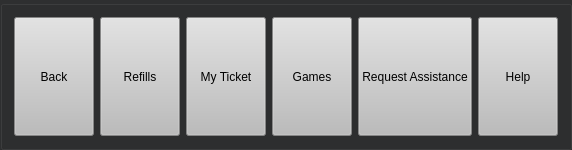
     <widget class="QGroupBox" name="groupBox">
      <property name="sizePolicy">
       <sizepolicy hsizetype="Minimum" vsizetype="Fixed">
        <horstretch>0</horstretch>
        <verstretch>0</verstretch>
       </sizepolicy>
      </property>
      <property name="minimumSize">
       <size>
        <width>0</width>
        <height>150</height>
       </size>
      </property>
      <property name="autoFillBackground">
       <bool>false</bool>
      </property>
      <property name="styleSheet">
       <string notr="true">background-color: rgb(46, 47, 48);</string>
      </property>
      <layout class="QHBoxLayout" name="horizontalLayout_2">
       <item>
        <widget class="QPushButton" name="backButton">
         <property name="sizePolicy">
          <sizepolicy hsizetype="Minimum" vsizetype="Preferred">
           <horstretch>0</horstretch>
           <verstretch>0</verstretch>
          </sizepolicy>
         </property>
         <property name="palette">
          <palette>
           <active>
            <colorrole role="Button">
             <brush brushstyle="SolidPattern">
              <color alpha="255">
               <red>188</red>
               <green>188</green>
               <blue>188</blue>
              </color>
             </brush>
            </colorrole>
            <colorrole role="Base">
             <brush brushstyle="SolidPattern">
              <color alpha="255">
               <red>188</red>
               <green>188</green>
               <blue>188</blue>
              </color>
             </brush>
            </colorrole>
            <colorrole role="Window">
             <brush brushstyle="SolidPattern">
              <color alpha="255">
               <red>188</red>
               <green>188</green>
               <blue>188</blue>
              </color>
             </brush>
            </colorrole>
           </active>
           <inactive>
            <colorrole role="Button">
             <brush brushstyle="SolidPattern">
              <color alpha="255">
               <red>188</red>
               <green>188</green>
               <blue>188</blue>
              </color>
             </brush>
            </colorrole>
            <colorrole role="Base">
             <brush brushstyle="SolidPattern">
              <color alpha="255">
               <red>188</red>
               <green>188</green>
               <blue>188</blue>
              </color>
             </brush>
            </colorrole>
            <colorrole role="Window">
             <brush brushstyle="SolidPattern">
              <color alpha="255">
               <red>188</red>
               <green>188</green>
               <blue>188</blue>
              </color>
             </brush>
            </colorrole>
           </inactive>
           <disabled>
            <colorrole role="Button">
             <brush brushstyle="SolidPattern">
              <color alpha="255">
               <red>188</red>
               <green>188</green>
               <blue>188</blue>
              </color>
             </brush>
            </colorrole>
            <colorrole role="Base">
             <brush brushstyle="SolidPattern">
              <color alpha="255">
               <red>188</red>
               <green>188</green>
               <blue>188</blue>
              </color>
             </brush>
            </colorrole>
            <colorrole role="Window">
             <brush brushstyle="SolidPattern">
              <color alpha="255">
               <red>188</red>
               <green>188</green>
               <blue>188</blue>
              </color>
             </brush>
            </colorrole>
           </disabled>
          </palette>
         </property>
         <property name="styleSheet">
          <string notr="true">background-color: rgb(188, 188, 188);
font: 57 20pt &quot;Counter-Strike&quot;;</string>
         </property>
         <property name="text">
          <string>Back</string>
         </property>
        </widget>
       </item>
       <item>
        <widget class="QPushButton" name="drinkButton">
         <property name="sizePolicy">
          <sizepolicy hsizetype="Minimum" vsizetype="Preferred">
           <horstretch>0</horstretch>
           <verstretch>0</verstretch>
          </sizepolicy>
         </property>
         <property name="palette">
          <palette>
           <active>
            <colorrole role="Button">
             <brush brushstyle="SolidPattern">
              <color alpha="255">
               <red>188</red>
               <green>188</green>
               <blue>188</blue>
              </color>
             </brush>
            </colorrole>
            <colorrole role="Base">
             <brush brushstyle="SolidPattern">
              <color alpha="255">
               <red>188</red>
               <green>188</green>
               <blue>188</blue>
              </color>
             </brush>
            </colorrole>
            <colorrole role="Window">
             <brush brushstyle="SolidPattern">
              <color alpha="255">
               <red>188</red>
               <green>188</green>
               <blue>188</blue>
              </color>
             </brush>
            </colorrole>
           </active>
           <inactive>
            <colorrole role="Button">
             <brush brushstyle="SolidPattern">
              <color alpha="255">
               <red>188</red>
               <green>188</green>
               <blue>188</blue>
              </color>
             </brush>
            </colorrole>
            <colorrole role="Base">
             <brush brushstyle="SolidPattern">
              <color alpha="255">
               <red>188</red>
               <green>188</green>
               <blue>188</blue>
              </color>
             </brush>
            </colorrole>
            <colorrole role="Window">
             <brush brushstyle="SolidPattern">
              <color alpha="255">
               <red>188</red>
               <green>188</green>
               <blue>188</blue>
              </color>
             </brush>
            </colorrole>
           </inactive>
           <disabled>
            <colorrole role="Button">
             <brush brushstyle="SolidPattern">
              <color alpha="255">
               <red>188</red>
               <green>188</green>
               <blue>188</blue>
              </color>
             </brush>
            </colorrole>
            <colorrole role="Base">
             <brush brushstyle="SolidPattern">
              <color alpha="255">
               <red>188</red>
               <green>188</green>
               <blue>188</blue>
              </color>
             </brush>
            </colorrole>
            <colorrole role="Window">
             <brush brushstyle="SolidPattern">
              <color alpha="255">
               <red>188</red>
               <green>188</green>
               <blue>188</blue>
              </color>
             </brush>
            </colorrole>
           </disabled>
          </palette>
         </property>
         <property name="styleSheet">
          <string notr="true">background-color: rgb(188, 188, 188);
font: 57 20pt &quot;Counter-Strike&quot;;</string>
         </property>
         <property name="text">
          <string>Refills</string>
         </property>
        </widget>
       </item>
       <item>
        <widget class="QPushButton" name="ticketButton">
         <property name="sizePolicy">
          <sizepolicy hsizetype="Minimum" vsizetype="Preferred">
           <horstretch>0</horstretch>
           <verstretch>0</verstretch>
          </sizepolicy>
         </property>
         <property name="palette">
          <palette>
           <active>
            <colorrole role="Button">
             <brush brushstyle="SolidPattern">
              <color alpha="255">
               <red>188</red>
               <green>188</green>
               <blue>188</blue>
              </color>
             </brush>
            </colorrole>
            <colorrole role="Base">
             <brush brushstyle="SolidPattern">
              <color alpha="255">
               <red>188</red>
               <green>188</green>
               <blue>188</blue>
              </color>
             </brush>
            </colorrole>
            <colorrole role="Window">
             <brush brushstyle="SolidPattern">
              <color alpha="255">
               <red>188</red>
               <green>188</green>
               <blue>188</blue>
              </color>
             </brush>
            </colorrole>
           </active>
           <inactive>
            <colorrole role="Button">
             <brush brushstyle="SolidPattern">
              <color alpha="255">
               <red>188</red>
               <green>188</green>
               <blue>188</blue>
              </color>
             </brush>
            </colorrole>
            <colorrole role="Base">
             <brush brushstyle="SolidPattern">
              <color alpha="255">
               <red>188</red>
               <green>188</green>
               <blue>188</blue>
              </color>
             </brush>
            </colorrole>
            <colorrole role="Window">
             <brush brushstyle="SolidPattern">
              <color alpha="255">
               <red>188</red>
               <green>188</green>
               <blue>188</blue>
              </color>
             </brush>
            </colorrole>
           </inactive>
           <disabled>
            <colorrole role="Button">
             <brush brushstyle="SolidPattern">
              <color alpha="255">
               <red>188</red>
               <green>188</green>
               <blue>188</blue>
              </color>
             </brush>
            </colorrole>
            <colorrole role="Base">
             <brush brushstyle="SolidPattern">
              <color alpha="255">
               <red>188</red>
               <green>188</green>
               <blue>188</blue>
              </color>
             </brush>
            </colorrole>
            <colorrole role="Window">
             <brush brushstyle="SolidPattern">
              <color alpha="255">
               <red>188</red>
               <green>188</green>
               <blue>188</blue>
              </color>
             </brush>
            </colorrole>
           </disabled>
          </palette>
         </property>
         <property name="styleSheet">
          <string notr="true">background-color: rgb(188, 188, 188);
font: 57 20pt &quot;Counter-Strike&quot;;</string>
         </property>
         <property name="text">
          <string>My Ticket</string>
         </property>
        </widget>
       </item>
       <item>
        <widget class="QPushButton" name="gameButton">
         <property name="sizePolicy">
          <sizepolicy hsizetype="Minimum" vsizetype="Preferred">
           <horstretch>0</horstretch>
           <verstretch>0</verstretch>
          </sizepolicy>
         </property>
         <property name="palette">
          <palette>
           <active>
            <colorrole role="Button">
             <brush brushstyle="SolidPattern">
              <color alpha="255">
               <red>188</red>
               <green>188</green>
               <blue>188</blue>
              </color>
             </brush>
            </colorrole>
            <colorrole role="Base">
             <brush brushstyle="SolidPattern">
              <color alpha="255">
               <red>188</red>
               <green>188</green>
               <blue>188</blue>
              </color>
             </brush>
            </colorrole>
            <colorrole role="Window">
             <brush brushstyle="SolidPattern">
              <color alpha="255">
               <red>188</red>
               <green>188</green>
               <blue>188</blue>
              </color>
             </brush>
            </colorrole>
           </active>
           <inactive>
            <colorrole role="Button">
             <brush brushstyle="SolidPattern">
              <color alpha="255">
               <red>188</red>
               <green>188</green>
               <blue>188</blue>
              </color>
             </brush>
            </colorrole>
            <colorrole role="Base">
             <brush brushstyle="SolidPattern">
              <color alpha="255">
               <red>188</red>
               <green>188</green>
               <blue>188</blue>
              </color>
             </brush>
            </colorrole>
            <colorrole role="Window">
             <brush brushstyle="SolidPattern">
              <color alpha="255">
               <red>188</red>
               <green>188</green>
               <blue>188</blue>
              </color>
             </brush>
            </colorrole>
           </inactive>
           <disabled>
            <colorrole role="Button">
             <brush brushstyle="SolidPattern">
              <color alpha="255">
               <red>188</red>
               <green>188</green>
               <blue>188</blue>
              </color>
             </brush>
            </colorrole>
            <colorrole role="Base">
             <brush brushstyle="SolidPattern">
              <color alpha="255">
               <red>188</red>
               <green>188</green>
               <blue>188</blue>
              </color>
             </brush>
            </colorrole>
            <colorrole role="Window">
             <brush brushstyle="SolidPattern">
              <color alpha="255">
               <red>188</red>
               <green>188</green>
               <blue>188</blue>
              </color>
             </brush>
            </colorrole>
           </disabled>
          </palette>
         </property>
         <property name="styleSheet">
          <string notr="true">background-color: rgb(188, 188, 188);
font: 57 20pt &quot;Counter-Strike&quot;;</string>
         </property>
         <property name="text">
          <string>Games</string>
         </property>
        </widget>
       </item>
       <item>
        <widget class="QPushButton" name="assistButton">
         <property name="sizePolicy">
          <sizepolicy hsizetype="Minimum" vsizetype="Preferred">
           <horstretch>0</horstretch>
           <verstretch>0</verstretch>
          </sizepolicy>
         </property>
         <property name="palette">
          <palette>
           <active>
            <colorrole role="Button">
             <brush brushstyle="SolidPattern">
              <color alpha="255">
               <red>188</red>
               <green>188</green>
               <blue>188</blue>
              </color>
             </brush>
            </colorrole>
            <colorrole role="Base">
             <brush brushstyle="SolidPattern">
              <color alpha="255">
               <red>188</red>
               <green>188</green>
               <blue>188</blue>
              </color>
             </brush>
            </colorrole>
            <colorrole role="Window">
             <brush brushstyle="SolidPattern">
              <color alpha="255">
               <red>188</red>
               <green>188</green>
               <blue>188</blue>
              </color>
             </brush>
            </colorrole>
           </active>
           <inactive>
            <colorrole role="Button">
             <brush brushstyle="SolidPattern">
              <color alpha="255">
               <red>188</red>
               <green>188</green>
               <blue>188</blue>
              </color>
             </brush>
            </colorrole>
            <colorrole role="Base">
             <brush brushstyle="SolidPattern">
              <color alpha="255">
               <red>188</red>
               <green>188</green>
               <blue>188</blue>
              </color>
             </brush>
            </colorrole>
            <colorrole role="Window">
             <brush brushstyle="SolidPattern">
              <color alpha="255">
               <red>188</red>
               <green>188</green>
               <blue>188</blue>
              </color>
             </brush>
            </colorrole>
           </inactive>
           <disabled>
            <colorrole role="Button">
             <brush brushstyle="SolidPattern">
              <color alpha="255">
               <red>188</red>
               <green>188</green>
               <blue>188</blue>
              </color>
             </brush>
            </colorrole>
            <colorrole role="Base">
             <brush brushstyle="SolidPattern">
              <color alpha="255">
               <red>188</red>
               <green>188</green>
               <blue>188</blue>
              </color>
             </brush>
            </colorrole>
            <colorrole role="Window">
             <brush brushstyle="SolidPattern">
              <color alpha="255">
               <red>188</red>
               <green>188</green>
               <blue>188</blue>
              </color>
             </brush>
            </colorrole>
           </disabled>
          </palette>
         </property>
         <property name="styleSheet">
          <string notr="true">background-color: rgb(188, 188, 188);
font: 57 20pt &quot;Counter-Strike&quot;;</string>
         </property>
         <property name="text">
          <string>Request Assistance</string>
         </property>
        </widget>
       </item>
       <item>
        <widget class="QPushButton" name="helpButton">
         <property name="sizePolicy">
          <sizepolicy hsizetype="Minimum" vsizetype="Preferred">
           <horstretch>0</horstretch>
           <verstretch>0</verstretch>
          </sizepolicy>
         </property>
         <property name="palette">
          <palette>
           <active>
            <colorrole role="Button">
             <brush brushstyle="SolidPattern">
              <color alpha="255">
               <red>188</red>
               <green>188</green>
               <blue>188</blue>
              </color>
             </brush>
            </colorrole>
            <colorrole role="Base">
             <brush brushstyle="SolidPattern">
              <color alpha="255">
               <red>188</red>
               <green>188</green>
               <blue>188</blue>
              </color>
             </brush>
            </colorrole>
            <colorrole role="Window">
             <brush brushstyle="SolidPattern">
              <color alpha="255">
               <red>188</red>
               <green>188</green>
               <blue>188</blue>
              </color>
             </brush>
            </colorrole>
           </active>
           <inactive>
            <colorrole role="Button">
             <brush brushstyle="SolidPattern">
              <color alpha="255">
               <red>188</red>
               <green>188</green>
               <blue>188</blue>
              </color>
             </brush>
            </colorrole>
            <colorrole role="Base">
             <brush brushstyle="SolidPattern">
              <color alpha="255">
               <red>188</red>
               <green>188</green>
               <blue>188</blue>
              </color>
             </brush>
            </colorrole>
            <colorrole role="Window">
             <brush brushstyle="SolidPattern">
              <color alpha="255">
               <red>188</red>
               <green>188</green>
               <blue>188</blue>
              </color>
             </brush>
            </colorrole>
           </inactive>
           <disabled>
            <colorrole role="Button">
             <brush brushstyle="SolidPattern">
              <color alpha="255">
               <red>188</red>
               <green>188</green>
               <blue>188</blue>
              </color>
             </brush>
            </colorrole>
            <colorrole role="Base">
             <brush brushstyle="SolidPattern">
              <color alpha="255">
               <red>188</red>
               <green>188</green>
               <blue>188</blue>
              </color>
             </brush>
            </colorrole>
            <colorrole role="Window">
             <brush brushstyle="SolidPattern">
              <color alpha="255">
               <red>188</red>
               <green>188</green>
               <blue>188</blue>
              </color>
             </brush>
            </colorrole>
           </disabled>
          </palette>
         </property>
         <property name="styleSheet">
          <string notr="true">background-color: rgb(188, 188, 188);
font: 57 20pt &quot;Counter-Strike&quot;;</string>
         </property>
         <property name="text">
          <string>Help</string>
         </property>
        </widget>
       </item>
      </layout>
     </widget>
